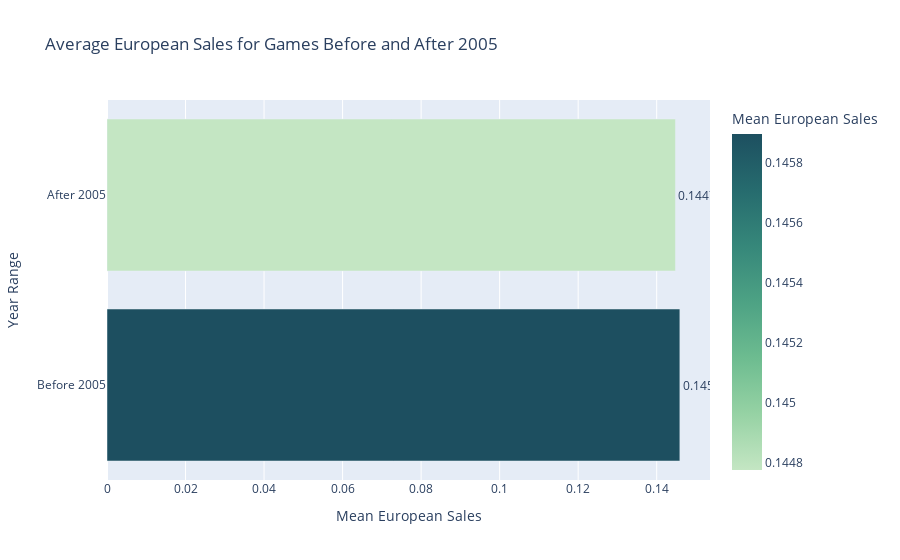

Notebook code for this chart:
### Code cell
import plotly_express as px
old_games=data[data["Year_of_Release"] <=2005]
new_games=data[data["Year_of_Release"]>2005]

mean_eu_sales_old=old_games[ 'EU_Sales'].mean()
mean_eu_sales_new=new_games['EU_Sales'].mean()

sales_data= pd.DataFrame({
    'Year Range': ['Before 2005', 'After 2005'],
    'Mean EU Sales': [mean_eu_sales_old,mean_eu_sales_new]
}) 

fig = px.bar(sales_data,
             y='Year Range',
             x= 'Mean EU Sales', 
             text= 'Mean EU Sales',
             orientation='h',
             title='Average European Sales for Games Before and After 2005', 
             labels={'Year Range': 'Year Range', 'Mean EU Sales': 'Mean European Sales'}, 
             color='Mean EU Sales', 
             color_continuous_scale='blugrn') 
fig.update_traces(texttemplate='%{text:2f}', textposition= 'outside') 
fig.show()

### Figure 1 — Plotly figure (JSON) as saved in the notebook; plotly's stock layout.template omitted (floating-point values rounded to 4 significant figures)
{"data": [{"alignmentgroup": "True", "hovertemplate": "Mean European Sales=%{marker.color}<br>Year Range=%{y}<extra></extra>", "legendgroup": "", "marker": {"color": [0.1459, 0.1448], "coloraxis": "coloraxis", "pattern": {"shape": ""}}, "name": "", "offsetgroup": "", "orientation": "h", "showlegend": false, "text": [0.1459, 0.1448], "textposition": "outside", "texttemplate": "%{text:2f}", "type": "bar", "x": [0.1459, 0.1448], "xaxis": "x", "y": ["Before 2005", "After 2005"], "yaxis": "y"}], "layout": {"autosize": true, "barmode": "relative", "coloraxis": {"colorbar": {"title": {"text": "Mean European Sales"}}, "colorscale": [[0, "rgb(196, 230, 195)"], [0.1667, "rgb(150, 210, 164)"], [0.3333, "rgb(109, 188, 144)"], [0.5, "rgb(77, 162, 132)"], [0.6667, "rgb(54, 135, 122)"], [0.8333, "rgb(38, 107, 110)"], [1, "rgb(29, 79, 96)"]]}, "legend": {"tracegroupgap": 0}, "title": {"text": "Average European Sales for Games Before and After 2005"}, "xaxis": {"anchor": "y", "autorange": true, "domain": [0, 1], "range": [0, 0.1536], "title": {"text": "Mean European Sales"}, "type": "linear"}, "yaxis": {"anchor": "x", "autorange": true, "domain": [0, 1], "range": [-0.5, 1.5], "title": {"text": "Year Range"}, "type": "category"}}}
